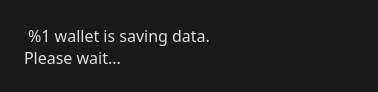
<?xml version="1.0" encoding="UTF-8"?>
<ui version="4.0">
 <class>ExitWidget</class>
 <widget class="QWidget" name="ExitWidget">
  <property name="geometry">
   <rect>
    <x>0</x>
    <y>0</y>
    <width>378</width>
    <height>92</height>
   </rect>
  </property>
  <property name="windowTitle">
   <string>Saving data</string>
  </property>
  <property name="styleSheet">
   <string notr="true">background-color: rgb(25, 25, 25);
	
</string>
  </property>
  <layout class="QHBoxLayout" name="horizontalLayout" stretch="0,1">
   <item>
    <widget class="QLabel" name="m_clockLabel">
     <property name="styleSheet">
      <string notr="true">background-color: rgb(25, 25, 25);</string>
     </property>
     <property name="text">
      <string/>
     </property>
    </widget>
   </item>
   <item>
    <widget class="QLabel" name="m_label">
     <property name="palette">
      <palette>
       <active>
        <colorrole role="WindowText">
         <brush brushstyle="SolidPattern">
          <color alpha="255">
           <red>223</red>
           <green>223</green>
           <blue>223</blue>
          </color>
         </brush>
        </colorrole>
        <colorrole role="Button">
         <brush brushstyle="SolidPattern">
          <color alpha="255">
           <red>25</red>
           <green>25</green>
           <blue>25</blue>
          </color>
         </brush>
        </colorrole>
        <colorrole role="Light">
         <brush brushstyle="SolidPattern">
          <color alpha="255">
           <red>105</red>
           <green>105</green>
           <blue>105</blue>
          </color>
         </brush>
        </colorrole>
        <colorrole role="Midlight">
         <brush brushstyle="SolidPattern">
          <color alpha="255">
           <red>87</red>
           <green>87</green>
           <blue>87</blue>
          </color>
         </brush>
        </colorrole>
        <colorrole role="Dark">
         <brush brushstyle="SolidPattern">
          <color alpha="255">
           <red>35</red>
           <green>35</green>
           <blue>35</blue>
          </color>
         </brush>
        </colorrole>
        <colorrole role="Mid">
         <brush brushstyle="SolidPattern">
          <color alpha="255">
           <red>46</red>
           <green>46</green>
           <blue>46</blue>
          </color>
         </brush>
        </colorrole>
        <colorrole role="Text">
         <brush brushstyle="SolidPattern">
          <color alpha="255">
           <red>216</red>
           <green>216</green>
           <blue>216</blue>
          </color>
         </brush>
        </colorrole>
        <colorrole role="BrightText">
         <brush brushstyle="SolidPattern">
          <color alpha="255">
           <red>255</red>
           <green>255</green>
           <blue>255</blue>
          </color>
         </brush>
        </colorrole>
        <colorrole role="ButtonText">
         <brush brushstyle="SolidPattern">
          <color alpha="255">
           <red>255</red>
           <green>255</green>
           <blue>255</blue>
          </color>
         </brush>
        </colorrole>
        <colorrole role="Base">
         <brush brushstyle="SolidPattern">
          <color alpha="255">
           <red>25</red>
           <green>25</green>
           <blue>25</blue>
          </color>
         </brush>
        </colorrole>
        <colorrole role="Window">
         <brush brushstyle="SolidPattern">
          <color alpha="255">
           <red>25</red>
           <green>25</green>
           <blue>25</blue>
          </color>
         </brush>
        </colorrole>
        <colorrole role="Shadow">
         <brush brushstyle="SolidPattern">
          <color alpha="255">
           <red>0</red>
           <green>0</green>
           <blue>0</blue>
          </color>
         </brush>
        </colorrole>
        <colorrole role="AlternateBase">
         <brush brushstyle="SolidPattern">
          <color alpha="255">
           <red>35</red>
           <green>35</green>
           <blue>35</blue>
          </color>
         </brush>
        </colorrole>
        <colorrole role="ToolTipBase">
         <brush brushstyle="SolidPattern">
          <color alpha="255">
           <red>255</red>
           <green>255</green>
           <blue>220</blue>
          </color>
         </brush>
        </colorrole>
        <colorrole role="ToolTipText">
         <brush brushstyle="SolidPattern">
          <color alpha="255">
           <red>0</red>
           <green>0</green>
           <blue>0</blue>
          </color>
         </brush>
        </colorrole>
       </active>
       <inactive>
        <colorrole role="WindowText">
         <brush brushstyle="SolidPattern">
          <color alpha="255">
           <red>223</red>
           <green>223</green>
           <blue>223</blue>
          </color>
         </brush>
        </colorrole>
        <colorrole role="Button">
         <brush brushstyle="SolidPattern">
          <color alpha="255">
           <red>25</red>
           <green>25</green>
           <blue>25</blue>
          </color>
         </brush>
        </colorrole>
        <colorrole role="Light">
         <brush brushstyle="SolidPattern">
          <color alpha="255">
           <red>105</red>
           <green>105</green>
           <blue>105</blue>
          </color>
         </brush>
        </colorrole>
        <colorrole role="Midlight">
         <brush brushstyle="SolidPattern">
          <color alpha="255">
           <red>87</red>
           <green>87</green>
           <blue>87</blue>
          </color>
         </brush>
        </colorrole>
        <colorrole role="Dark">
         <brush brushstyle="SolidPattern">
          <color alpha="255">
           <red>35</red>
           <green>35</green>
           <blue>35</blue>
          </color>
         </brush>
        </colorrole>
        <colorrole role="Mid">
         <brush brushstyle="SolidPattern">
          <color alpha="255">
           <red>46</red>
           <green>46</green>
           <blue>46</blue>
          </color>
         </brush>
        </colorrole>
        <colorrole role="Text">
         <brush brushstyle="SolidPattern">
          <color alpha="255">
           <red>216</red>
           <green>216</green>
           <blue>216</blue>
          </color>
         </brush>
        </colorrole>
        <colorrole role="BrightText">
         <brush brushstyle="SolidPattern">
          <color alpha="255">
           <red>255</red>
           <green>255</green>
           <blue>255</blue>
          </color>
         </brush>
        </colorrole>
        <colorrole role="ButtonText">
         <brush brushstyle="SolidPattern">
          <color alpha="255">
           <red>255</red>
           <green>255</green>
           <blue>255</blue>
          </color>
         </brush>
        </colorrole>
        <colorrole role="Base">
         <brush brushstyle="SolidPattern">
          <color alpha="255">
           <red>25</red>
           <green>25</green>
           <blue>25</blue>
          </color>
         </brush>
        </colorrole>
        <colorrole role="Window">
         <brush brushstyle="SolidPattern">
          <color alpha="255">
           <red>25</red>
           <green>25</green>
           <blue>25</blue>
          </color>
         </brush>
        </colorrole>
        <colorrole role="Shadow">
         <brush brushstyle="SolidPattern">
          <color alpha="255">
           <red>0</red>
           <green>0</green>
           <blue>0</blue>
          </color>
         </brush>
        </colorrole>
        <colorrole role="AlternateBase">
         <brush brushstyle="SolidPattern">
          <color alpha="255">
           <red>35</red>
           <green>35</green>
           <blue>35</blue>
          </color>
         </brush>
        </colorrole>
        <colorrole role="ToolTipBase">
         <brush brushstyle="SolidPattern">
          <color alpha="255">
           <red>255</red>
           <green>255</green>
           <blue>220</blue>
          </color>
         </brush>
        </colorrole>
        <colorrole role="ToolTipText">
         <brush brushstyle="SolidPattern">
          <color alpha="255">
           <red>0</red>
           <green>0</green>
           <blue>0</blue>
          </color>
         </brush>
        </colorrole>
       </inactive>
       <disabled>
        <colorrole role="WindowText">
         <brush brushstyle="SolidPattern">
          <color alpha="255">
           <red>35</red>
           <green>35</green>
           <blue>35</blue>
          </color>
         </brush>
        </colorrole>
        <colorrole role="Button">
         <brush brushstyle="SolidPattern">
          <color alpha="255">
           <red>25</red>
           <green>25</green>
           <blue>25</blue>
          </color>
         </brush>
        </colorrole>
        <colorrole role="Light">
         <brush brushstyle="SolidPattern">
          <color alpha="255">
           <red>105</red>
           <green>105</green>
           <blue>105</blue>
          </color>
         </brush>
        </colorrole>
        <colorrole role="Midlight">
         <brush brushstyle="SolidPattern">
          <color alpha="255">
           <red>87</red>
           <green>87</green>
           <blue>87</blue>
          </color>
         </brush>
        </colorrole>
        <colorrole role="Dark">
         <brush brushstyle="SolidPattern">
          <color alpha="255">
           <red>35</red>
           <green>35</green>
           <blue>35</blue>
          </color>
         </brush>
        </colorrole>
        <colorrole role="Mid">
         <brush brushstyle="SolidPattern">
          <color alpha="255">
           <red>46</red>
           <green>46</green>
           <blue>46</blue>
          </color>
         </brush>
        </colorrole>
        <colorrole role="Text">
         <brush brushstyle="SolidPattern">
          <color alpha="255">
           <red>35</red>
           <green>35</green>
           <blue>35</blue>
          </color>
         </brush>
        </colorrole>
        <colorrole role="BrightText">
         <brush brushstyle="SolidPattern">
          <color alpha="255">
           <red>255</red>
           <green>255</green>
           <blue>255</blue>
          </color>
         </brush>
        </colorrole>
        <colorrole role="ButtonText">
         <brush brushstyle="SolidPattern">
          <color alpha="255">
           <red>35</red>
           <green>35</green>
           <blue>35</blue>
          </color>
         </brush>
        </colorrole>
        <colorrole role="Base">
         <brush brushstyle="SolidPattern">
          <color alpha="255">
           <red>25</red>
           <green>25</green>
           <blue>25</blue>
          </color>
         </brush>
        </colorrole>
        <colorrole role="Window">
         <brush brushstyle="SolidPattern">
          <color alpha="255">
           <red>25</red>
           <green>25</green>
           <blue>25</blue>
          </color>
         </brush>
        </colorrole>
        <colorrole role="Shadow">
         <brush brushstyle="SolidPattern">
          <color alpha="255">
           <red>0</red>
           <green>0</green>
           <blue>0</blue>
          </color>
         </brush>
        </colorrole>
        <colorrole role="AlternateBase">
         <brush brushstyle="SolidPattern">
          <color alpha="255">
           <red>70</red>
           <green>70</green>
           <blue>70</blue>
          </color>
         </brush>
        </colorrole>
        <colorrole role="ToolTipBase">
         <brush brushstyle="SolidPattern">
          <color alpha="255">
           <red>255</red>
           <green>255</green>
           <blue>220</blue>
          </color>
         </brush>
        </colorrole>
        <colorrole role="ToolTipText">
         <brush brushstyle="SolidPattern">
          <color alpha="255">
           <red>0</red>
           <green>0</green>
           <blue>0</blue>
          </color>
         </brush>
        </colorrole>
       </disabled>
      </palette>
     </property>
     <property name="font">
      <font>
       <family>Orbitron</family>
       <pointsize>12</pointsize>
       <weight>50</weight>
       <italic>false</italic>
       <bold>false</bold>
       <underline>false</underline>
       <strikeout>false</strikeout>
       <kerning>true</kerning>
      </font>
     </property>
     <property name="styleSheet">
      <string notr="true">font-family: Orbitron;background-color: rgb(25, 25, 25);</string>
     </property>
     <property name="text">
      <string> %1 wallet is saving data.
Please wait...</string>
     </property>
    </widget>
   </item>
  </layout>
 </widget>
 <resources/>
 <connections/>
</ui>
